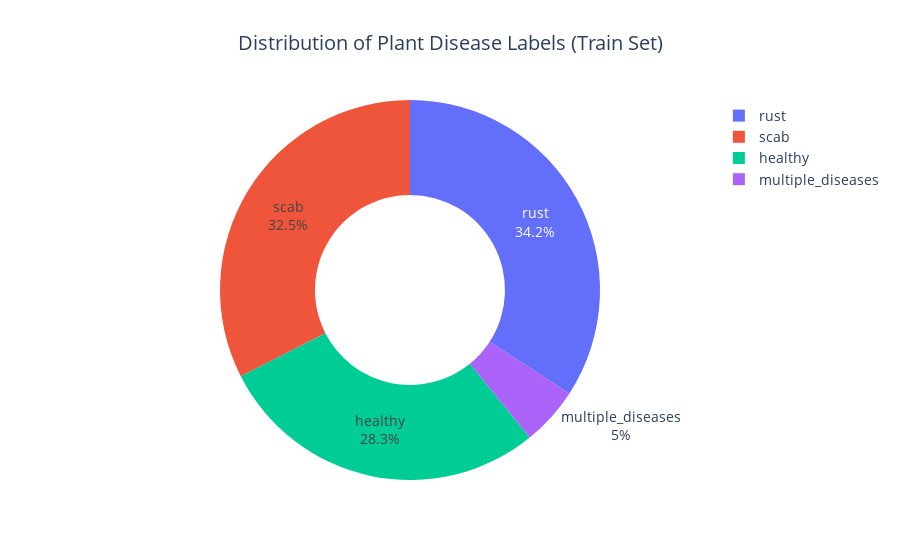

Notebook code cell kept with this figure:
### Code cell
import plotly.express as px
from pathlib import Path

# 🦠 Kolom penyakit (biner)
disease_cols = ['healthy', 'multiple_diseases', 'rust', 'scab']

# 🔢 Hitung jumlah tiap penyakit (jumlah nilai 1 per kolom)
label_counts = (
    train_df[disease_cols]
    .sum()
    .reset_index()
    .rename(columns={'index': 'image_id', 0: 'count'})
)

# 🥧 Buat donut chart (pie)
fig = px.pie(
    label_counts,
    names='image_id',
    values='count',
    hole=0.5,
    title='Distribution of Plant Disease Labels (Train Set)'
)

# ✨ Tambahkan label dan persen di dalam chart
fig.update_traces(
    textinfo='percent+label',
    textfont_size=14
)

# # 🏷️ Anotasi tengah (opsional)
# fig.add_annotation(
#     dict(
#         text="Plant Pathology Dataset",
#         x=0.5, y=0.5,
#         showarrow=False,
#         font=dict(size=13)
#     )
# )

# 🎨 Layout lebih rapi
fig.update_layout(
    title_x=0.5,
    font=dict(size=14)
)

fig.show()

### Figure 1 — Plotly figure (JSON) as saved in the notebook; plotly's stock layout.template omitted (floating-point values rounded to 4 significant figures)
{"data": [{"domain": {"x": [0, 1], "y": [0, 1]}, "hole": 0.5, "hovertemplate": "image_id=%{label}<br>count=%{value}<extra></extra>", "labels": ["healthy", "multiple_diseases", "rust", "scab"], "legendgroup": "", "name": "", "showlegend": true, "textfont": {"size": 14}, "textinfo": "percent+label", "type": "pie", "values": [516, 91, 622, 592]}], "layout": {"font": {"size": 14}, "legend": {"tracegroupgap": 0}, "title": {"text": "Distribution of Plant Disease Labels (Train Set)", "x": 0.5}}}
